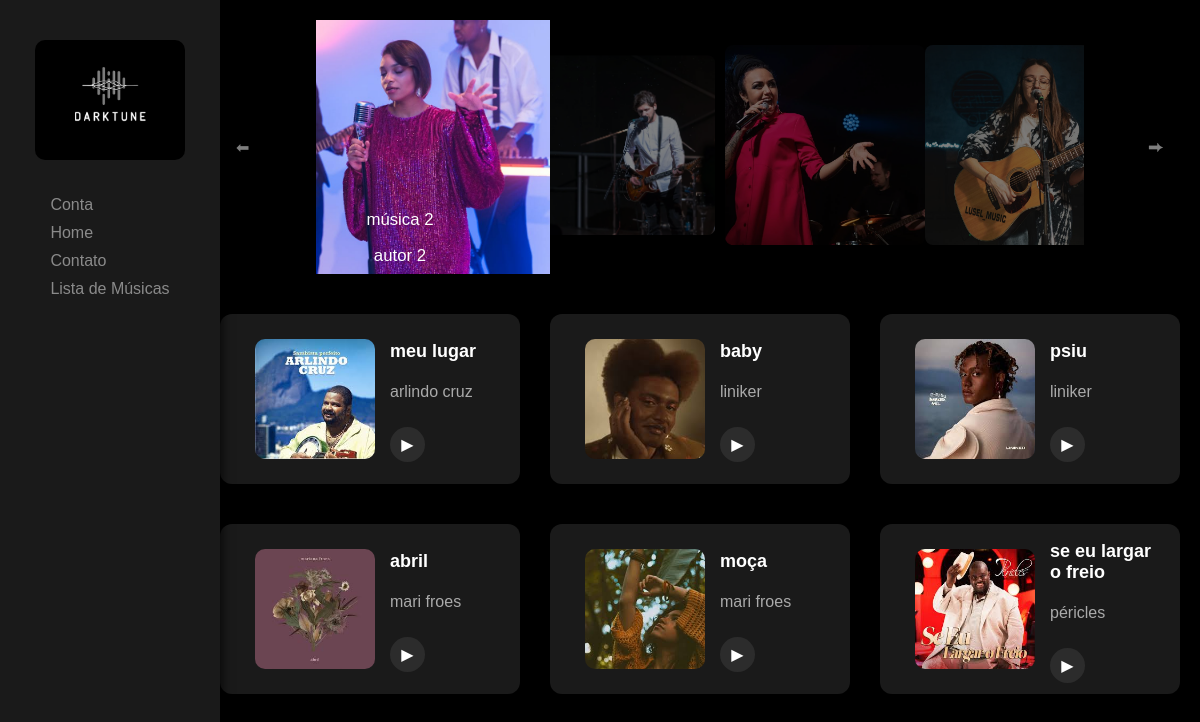
Screenshot of /paginas/home with the database file from the repository.
### app/models/MusicasModel.py (models this page shows, shortened)
class MusicasModel(Base):
    __tablename__ = "musicas"
    id_musica = Column(Integer, primary_key=True)
    nome_musica = Column(String(150), nullable=False)
    url_imagem = Column(String(255), nullable=False)
    url_audio = Column(String(255), nullable=False)
    fk_id_usuario = Column(Integer, ForeignKey("usuarios.id_usuario"), nullable=False)
    usuario = relationship("UsuariosModel", back_populates="musicas")
    musicas_categorias = relationship("MusicasCategoriasModel", back_populates="musica", cascade="all, delete-orphan")
    curtida = relationship("CurtidasModel", cascade="all, delete-orphan")
    cantor_musica = relationship("CantoresMusicasModel", cascade="all, delete-orphan")
    def to_dict(self) -> Dict[str, int]:
        return {
            "id": self.id_musica,
            "nome": self.nome_musica,
            "url_imagem": self.url_imagem,
            "url_audio": self.url_audio,
            "id_usuario": self.fk_id_usuario,
        }

### app/routes/paginasRoute.py (the view)
@paginas_bp.route("/home")
def home():
    musicas = MusicaController().capturar_musicas_aleatorias_para_exibicao()
    return render_template("index.html", musicas=musicas)

### app/templates/index.html (shortened to what this page needs)
<!DOCTYPE html>
<html lang="pt-br">
<head>
  <link rel="stylesheet" href="{{url_for('static', filename='css/home/home.css')}}">
  <link
    rel="stylesheet"
    href="{{url_for('static', filename='css/mensagens.css')}}"
  />
  <link rel="stylesheet" href="{{url_for('static', filename='css/navbar.css')}}">
</head>
<body>
  <div class="sidebar">
    <div class="logo">
      <img src="{{url_for('static', filename='imagens/logo.png')}}" alt="Logo Darktune">
    </div>
    <nav>
      <ul>
        <li>
          <a href="{{url_for('paginas.musicas')}}"><a href="{{url_for('paginas.conta')}}" class="user-button">
          {% if session['nome'] %}
            {{session['nome']}}
          {% else %}
            Conta
          {% endif %}
        </a>
      </li>
        <li><a href="{{url_for('paginas.home')}}">Home</a></li>
        <li><a href="{{url_for('paginas.contato')}}">Contato</a></li>
        <li><a href="{{url_for('paginas.musicas')}}">Lista de Músicas</a></li>
      </ul>
    </nav>
  </div>
  <div class="main-content">
    <section id="carousel">
        <div class="carousel-wrapper">
          <button class="prev-button">⬅</button>
          <div class="carousel" id="image-carousel">
            <div class="carousel-item">
              <img src="{{url_for('static', filename='imagens/img6.jpeg')}}" alt="Imagem 2">
              <div class="text-overlay">
                <p>música 2</p>
                <p>autor 2</p>
              </div>
            </div>
            <div class="carousel-item">
              <img src="{{url_for('static', filename='imagens/img2.webp')}}" alt="Imagem 1">
            </div>
            <div class="carousel-item">
              <img src="{{url_for('static', filename='imagens/img1.webp')}}" alt="Imagem 1">
            </div>
            <div class="carousel-item">
              <img src="{{url_for('static', filename='imagens/img3.jpeg')}}" alt="Imagem 1">
            </div>
          </div>
          <button class="next-button">⮕</button>
        </div>
    </section>
    <div class="music-gallery">
      <div class="music-row">
        {% for musica in musicas[:3] %}
          <div class="music-card">
            <img src="{{url_for('static', filename='uploads/imagens/'+musica['url_imagem'])}}" alt="Imagem da música: {{musica['nome']}}">
            <div class="music-info">
              <p class="music-name">{{musica['nome']}}</p>
              <p class="artist-name">{{musica['cantores'] | join(', ')}}</p>
              <button class="control-button">
                <a href="{{url_for('paginas.musica', id=musica['id'])}}">▶</a>
              </button>
            </div>
          </div>
        {% endfor %}
      </div>
      <div class="music-row">
        {% for musica in musicas[3:] %}
          <div class="music-card">
            <img src="{{url_for('static', filename='uploads/imagens/'+musica['url_imagem'])}}" alt="Imagem da música: {{musica['nome']}}">
            <div class="music-info">
              <p class="music-name">{{musica['nome']}}</p>
              <p class="artist-name">{{musica['cantores'] | join(', ')}}</p>
              <button class="control-button">
                <a href="{{url_for('paginas.musica', id=musica['id'])}}">▶</a>
              </button>
            </div>
          </div>
        {% endfor %}
      </div>
    </div>
  </div>
</body>
</html>

### app/static/css/home/home.css (style rules this page uses)
body { margin: 0; font-family: 'Arial', sans-serif; background-color: #000000; color: #FFFFFF; }
.logo { width: 150px; height: 120px; margin: 20px 0; }
.logo img { width: 100%; height: 100%; object-fit: cover; border-radius: 10px; }
.main-content { margin-left: 200px; padding: 20px; background-color: #000000; }
.carousel { display: flex; justify-content: center; align-items: center; overflow: hidden; position: relative; width: 80%; margin: auto; }
.carousel-item { position: relative; transition: transform 0.5s ease, opacity 0.5s ease; transform-origin: center; opacity: 0.5; flex: 0 0 auto; }
.carousel-item.active { transform: scale(1.2); opacity: 1; z-index: 2; }
.carousel-item.left, .carousel-item.right { transform: scale(0.9); z-index: 1; }
.carousel-item img { border-radius: 8px; width: 200px; height: 200px; object-fit: cover; }
.carousel-item.active img { width: 250px; height: 250px; }
.carousel-wrapper { position: relative; }
.carousel-item .text-overlay { position: absolute; bottom: 10px; left: 50%; transform: translateX(-50%); color: white; padding: 5px 10px; border-radius: 5px; opacity: 0; transition: opacity 0.5s ease; font-size: 14px; text-align: center; }
.carousel-item.active .text-overlay { opacity: 100; }
.prev-button, .next-button { background-color: transparent; border: none; color: #7e7e7e; font-size: 1em; cursor: pointer; position: absolute; top: 50%; transform: translateY(-50%); z-index: 3; }
.prev-button { left: 10px; }
.next-button { right: 10px; }
.music-gallery { display: flex; flex-direction: column; gap: 40px; margin: 40px auto; max-width: 1200px; }
.music-row { display: flex; justify-content: space-between; gap: 30px; }
.music-card { display: flex; align-items: center; background-color: #1a1a1a; border-radius: 12px; overflow: hidden; box-shadow: 0 4px 8px rgba(0, 0, 0, 0.2); transition: transform 0.3s ease, box-shadow 0.3s ease; flex: 1; max-width: 400px; padding: 20px; height: 130px; }
.music-card img { width: 120px; height: 120px; object-fit: cover; border-radius: 10px; margin: 0 15px; }
.music-info { flex: 1; display: flex; flex-direction: column; justify-content: space-between; color: #ffffff; }
.music-name { font-size: 18px; font-weight: bold; margin: 5px 0; }
.artist-name { font-size: 16px; color: #aaaaaa; }
.control-button { width: 35px; height: 35px; border-radius: 50%; background-color: #2c2c2c; border: none; color: white; font-size: 16px; display: flex; align-items: center; justify-content: center; cursor: pointer; margin-top: 10px; transition: background-color 0.3s ease; }
a { text-decoration: none; color: #ffffff; }

### app/static/css/navbar.css (style rules this page uses)
.sidebar { width: 220px; height: 100vh; background-color: #1a1a1a; position: fixed; top: 0; left: 0; display: flex; flex-direction: column; align-items: center; padding: 20px 0; box-shadow: 2px 0 10px rgba(0, 0, 0, 0.7); }
nav ul { list-style-type: none; padding: 0; }
nav ul li { margin: 10px 0; }
nav ul li a { color: #8a8a8a; text-decoration: none; }
a { text-decoration: none; }

### rows the page displays
MusicasModel: shows a picture, nome "meu lugar", cantores "arlindo cruz"
MusicasModel: nome (picture), nome "baby", cantores "liniker"
MusicasModel: nome (picture), nome "psiu", cantores "liniker"
MusicasModel: nome (picture), nome "abril", cantores "mari froes"
MusicasModel: shows a picture, nome "moça", cantores "mari froes"
MusicasModel: shows a picture, nome "se eu largar o freio", cantores "péricles"
